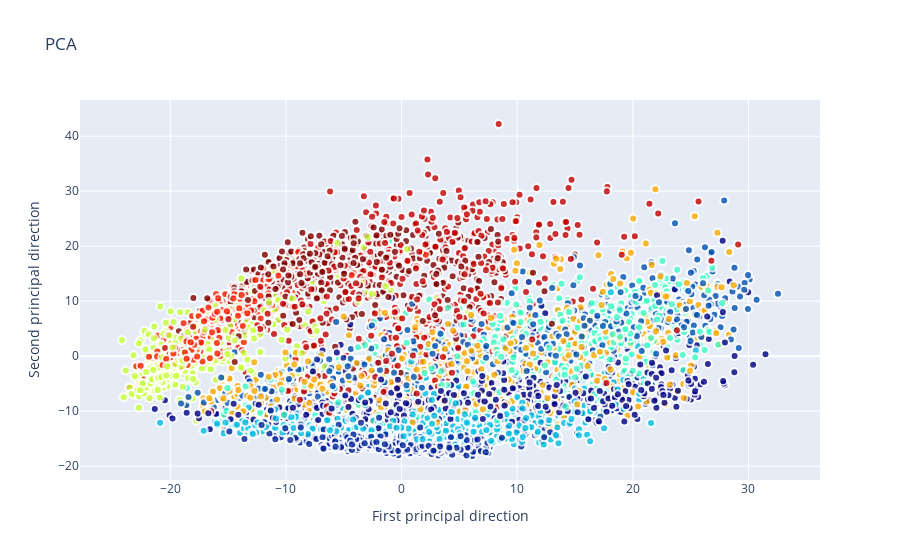

Notebook code for this chart:
### Code cell
X_transformed_four = pca_four_components.fit_transform(X_std)
target = mnist_train['label']
Target = target[:6000]
visualPca(X_transformed_four)

### Figure 1 — Plotly figure (JSON) as saved in the notebook; plotly's stock layout.template omitted (floating-point values rounded to 4 significant figures; data arrays with more than 128 entries replaced by an {"elided": "..."} marker saying what was removed)
{"data": [{"marker": {"color": {"elided": "6000 int values"}, "colorscale": [[0, "rgb(0,0,131)"], [0.2, "rgb(0,60,170)"], [0.4, "rgb(5,255,255)"], [0.6, "rgb(255,255,0)"], [0.8, "rgb(250,0,0)"], [1, "rgb(128,0,0)"]], "line": {"color": "rgb(255, 255, 255)", "width": 2}, "opacity": 0.8, "showscale": false, "size": 8}, "mode": "markers", "name": "0       2\n1       9\n2       6\n3       0\n4       3\n       ..\n5995    7\n5996    1\n5997    5\n5998    7\n5999    3\nName: label, Length: 6000, dtype: int64", "showlegend": false, "text": {"elided": "6000 int values"}, "type": "scatter", "x": {"elided": "6000 float values"}, "y": {"elided": "6000 float values"}}], "layout": {"hovermode": "closest", "showlegend": true, "title": {"text": "PCA"}, "xaxis": {"ticklen": 5, "title": {"text": "First principal direction"}, "zeroline": false}, "yaxis": {"ticklen": 5, "title": {"text": "Second principal direction"}}}}
